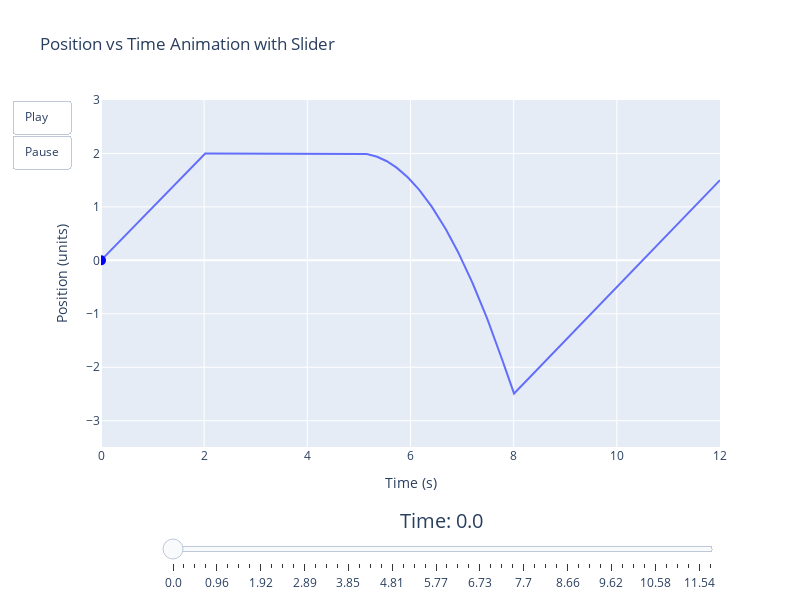

Source (notebook cell):
### Code cell
# Create a figure for the position vs time plot
fig = go.Figure()

# Add the position vs time trace
fig.add_trace(go.Scatter(x=time, y=positions, mode='lines', name='Position'))
fig.add_trace(go.Scatter(x=[time[0]], y=[positions[0]], mode='markers', marker=dict(color='blue', size=10), name='Current Position'))

# Create frames for the slider
frames = [go.Frame(data=[
    go.Scatter(x=[time[i]], y=[positions[i]], mode='markers', marker=dict(color='blue', size=10), name='Current Position')
], traces=[1], name=str(i)) for i in range(len(time))]

# Add frames to the figure
fig.frames = frames
frames_to_skip = 10 # Only show 1 out of 10 frames

# Define animation settings for play/pause buttons
animation_settings = dict(frame=dict(duration=20, redraw=True), fromcurrent=True)

# Update layout with buttons and sliders
fig.update_layout(
    updatemenus=[dict(
        type="buttons",  # Define the type of control
        showactive=False,  # Do not show active state
        buttons=[
            dict(label="Play",
                 method="animate",  # Use the animate method
                 args=[None, animation_settings]),  # Settings for the animation
            dict(label="Pause",
                 method="animate",  # Use the animate method
                 args=[[None], dict(frame=dict(duration=0, redraw=False), mode="immediate", transition=dict(duration=0))])
        ]
    )],
    sliders=[{
        'steps': [{'args': [[str(i)], {'frame': {'duration': 0, 'redraw': True}, 'mode': 'immediate'}],
                   'label': str(round(time[i], 2)), 'method': 'animate'} 
                   for i in range(len(time)) if i % frames_to_skip == 0],  # Define each step of the slider in a list comprehension
        'transition': {'duration': 0},  # No transition duration between steps
        'x': 0.1,  # X position of the slider
        'y': -0.1,  # Y position of the slider
        'currentvalue': {'font': {'size': 20}, 'prefix': 'Time: ', 'visible': True, 'xanchor': 'center'},  # Current value settings
        'len': 0.9  # Length of the slider
    }]
)

# Update axes titles and ranges
fig.update_xaxes(title_text="Time (s)", range=[0, total_time])  # X-axis settings
fig.update_yaxes(title_text="Position (units)", range=[min(positions) - 1, max(positions) + 1])  # Y-axis settings

# Set title and layout dimensions
fig.update_layout(title_text="Position vs Time Animation with Slider", height=600, width=800, showlegend=False)

# Display the figure
pio.show(fig)

### Figure 1 — Plotly figure (JSON) as saved in the notebook; plotly's stock layout.template omitted (floating-point values rounded to 4 significant figures; data arrays with more than 128 entries replaced by an {"elided": "..."} marker saying what was removed)
{"data": [{"mode": "lines", "name": "Position", "type": "scatter", "x": {"elided": "500 float values"}, "y": {"elided": "500 float values"}}, {"marker": {"color": "blue", "size": 10}, "mode": "markers", "name": "Current Position", "type": "scatter", "x": [0], "y": [0]}], "layout": {"height": 600, "showlegend": false, "sliders": [{"currentvalue": {"font": {"size": 20}, "prefix": "Time: ", "visible": true, "xanchor": "center"}, "len": 0.9, "steps": [{"args": [["0"], {"frame": {"duration": 0, "redraw": true}, "mode": "immediate"}], "label": "0.0", "method": "animate"}, {"args": [["10"], {"frame": {"duration": 0, "redraw": true}, "mode": "immediate"}], "label": "0.24", "method": "animate"}, {"args": [["20"], {"frame": {"duration": 0, "redraw": true}, "mode": "immediate"}], "label": "0.48", "method": "animate"}, {"args": [["30"], {"frame": {"duration": 0, "redraw": true}, "mode": "immediate"}], "label": "0.72", "method": "animate"}, {"args": [["40"], {"frame": {"duration": 0, "redraw": true}, "mode": "immediate"}], "label": "0.96", "method": "animate"}, {"args": [["50"], {"frame": {"duration": 0, "redraw": true}, "mode": "immediate"}], "label": "1.2", "method": "animate"}, {"args": [["60"], {"frame": {"duration": 0, "redraw": true}, "mode": "immediate"}], "label": "1.44", "method": "animate"}, {"args": [["70"], {"frame": {"duration": 0, "redraw": true}, "mode": "immediate"}], "label": "1.68", "method": "animate"}, {"args": [["80"], {"frame": {"duration": 0, "redraw": true}, "mode": "immediate"}], "label": "1.92", "method": "animate"}, {"args": [["90"], {"frame": {"duration": 0, "redraw": true}, "mode": "immediate"}], "label": "2.16", "method": "animate"}, {"args": [["100"], {"frame": {"duration": 0, "redraw": true}, "mode": "immediate"}], "label": "2.4", "method": "animate"}, {"args": [["110"], {"frame": {"duration": 0, "redraw": true}, "mode": "immediate"}], "label": "2.65", "method": "animate"}, {"args": [["120"], {"frame": {"duration": 0, "redraw": true}, "mode": "immediate"}], "label": "2.89", "method": "animate"}, {"args": [["130"], {"frame": {"duration": 0, "redraw": true}, "mode": "immediate"}], "label": "3.13", "method": "animate"}, {"args": [["140"], {"frame": {"duration": 0, "redraw": true}, "mode": "immediate"}], "label": "3.37", "method": "animate"}, {"args": [["150"], {"frame": {"duration": 0, "redraw": true}, "mode": "immediate"}], "label": "3.61", "method": "animate"}, {"args": [["160"], {"frame": {"duration": 0, "redraw": true}, "mode": "immediate"}], "label": "3.85", "method": "animate"}, {"args": [["170"], {"frame": {"duration": 0, "redraw": true}, "mode": "immediate"}], "label": "4.09", "method": "animate"}, {"args": [["180"], {"frame": {"duration": 0, "redraw": true}, "mode": "immediate"}], "label": "4.33", "method": "animate"}, {"args": [["190"], {"frame": {"duration": 0, "redraw": true}, "mode": "immediate"}], "label": "4.57", "method": "animate"}, {"args": [["200"], {"frame": {"duration": 0, "redraw": true}, "mode": "immediate"}], "label": "4.81", "method": "animate"}, {"args": [["210"], {"frame": {"duration": 0, "redraw": true}, "mode": "immediate"}], "label": "5.05", "method": "animate"}, {"args": [["220"], {"frame": {"duration": 0, "redraw": true}, "mode": "immediate"}], "label": "5.29", "method": "animate"}, {"args": [["230"], {"frame": {"duration": 0, "redraw": true}, "mode": "immediate"}], "label": "5.53", "method": "animate"}, {"args": [["240"], {"frame": {"duration": 0, "redraw": true}, "mode": "immediate"}], "label": "5.77", "method": "animate"}, {"args": [["250"], {"frame": {"duration": 0, "redraw": true}, "mode": "immediate"}], "label": "6.01", "method": "animate"}, {"args": [["260"], {"frame": {"duration": 0, "redraw": true}, "mode": "immediate"}], "label": "6.25", "method": "animate"}, {"args": [["270"], {"frame": {"duration": 0, "redraw": true}, "mode": "immediate"}], "label": "6.49", "method": "animate"}, {"args": [["280"], {"frame": {"duration": 0, "redraw": true}, "mode": "immediate"}], "label": "6.73", "method": "animate"}, {"args": [["290"], {"frame": {"duration": 0, "redraw": true}, "mode": "immediate"}], "label": "6.97", "method": "animate"}, {"args": [["300"], {"frame": {"duration": 0, "redraw": true}, "mode": "immediate"}], "label": "7.21", "method": "animate"}, {"args": [["310"], {"frame": {"duration": 0, "redraw": true}, "mode": "immediate"}], "label": "7.45", "method": "animate"}, {"args": [["320"], {"frame": {"duration": 0, "redraw": true}, "mode": "immediate"}], "label": "7.7", "method": "animate"}, {"args": [["330"], {"frame": {"duration": 0, "redraw": true}, "mode": "immediate"}], "label": "7.94", "method": "animate"}, {"args": [["340"], {"frame": {"duration": 0, "redraw": true}, "mode": "immediate"}], "label": "8.18", "method": "animate"}, {"args": [["350"], {"frame": {"duration": 0, "redraw": true}, "mode": "immediate"}], "label": "8.42", "method": "animate"}, {"args": [["360"], {"frame": {"duration": 0, "redraw": true}, "mode": "immediate"}], "label": "8.66", "method": "animate"}, {"args": [["370"], {"frame": {"duration": 0, "redraw": true}, "mode": "immediate"}], "label": "8.9", "method": "animate"}, {"args": [["380"], {"frame": {"duration": 0, "redraw": true}, "mode": "immediate"}], "label": "9.14", "method": "animate"}, {"args": [["390"], {"frame": {"duration": 0, "redraw": true}, "mode": "immediate"}], "label": "9.38", "method": "animate"}, {"args": [["400"], {"frame": {"duration": 0, "redraw": true}, "mode": "immediate"}], "label": "9.62", "method": "animate"}, {"args": [["410"], {"frame": {"duration": 0, "redraw": true}, "mode": "immediate"}], "label": "9.86", "method": "animate"}, {"args": [["420"], {"frame": {"duration": 0, "redraw": true}, "mode": "immediate"}], "label": "10.1", "method": "animate"}, {"args": [["430"], {"frame": {"duration": 0, "redraw": true}, "mode": "immediate"}], "label": "10.34", "method": "animate"}, {"args": [["440"], {"frame": {"duration": 0, "redraw": true}, "mode": "immediate"}], "label": "10.58", "method": "animate"}, {"args": [["450"], {"frame": {"duration": 0, "redraw": true}, "mode": "immediate"}], "label": "10.82", "method": "animate"}, {"args": [["460"], {"frame": {"duration": 0, "redraw": true}, "mode": "immediate"}], "label": "11.06", "method": "animate"}, {"args": [["470"], {"frame": {"duration": 0, "redraw": true}, "mode": "immediate"}], "label": "11.3", "method": "animate"}, {"args": [["480"], {"frame": {"duration": 0, "redraw": true}, "mode": "immediate"}], "label": "11.54", "method": "animate"}, {"args": [["490"], {"frame": {"duration": 0, "redraw": true}, "mode": "immediate"}], "label": "11.78", "method": "animate"}], "transition": {"duration": 0}, "x": 0.1, "y": -0.1}], "title": {"text": "Position vs Time Animation with Slider"}, "updatemenus": [{"buttons": [{"args": [null, {"frame": {"duration": 20, "redraw": true}, "fromcurrent": true}], "label": "Play", "method": "animate"}, {"args": [[null], {"frame": {"duration": 0, "redraw": false}, "mode": "immediate", "transition": {"duration": 0}}], "label": "Pause", "method": "animate"}], "showactive": false, "type": "buttons"}], "width": 800, "xaxis": {"range": [0, 12], "title": {"text": "Time (s)"}}, "yaxis": {"range": [-3.492, 3], "title": {"text": "Position (units)"}}}}
